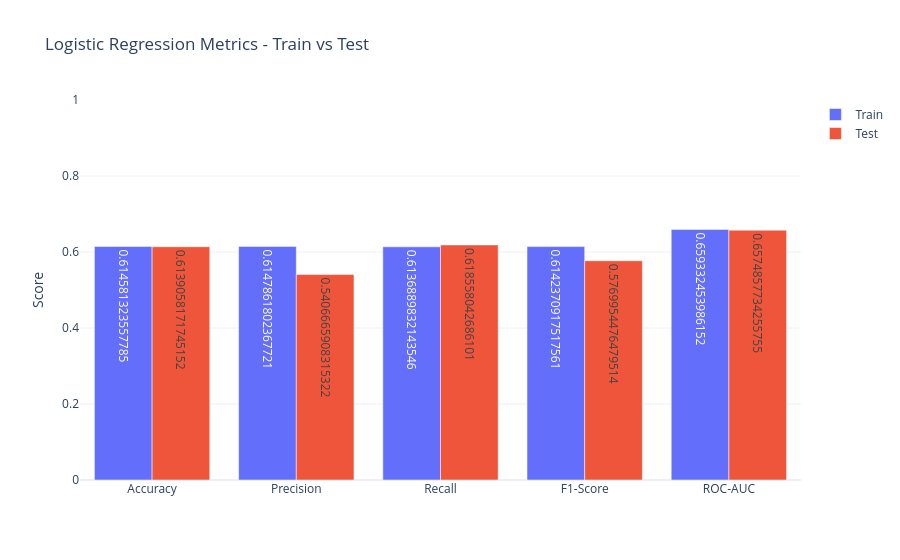

Notebook cell for this chart:
### Code cell
import plotly.graph_objects as go
import pandas as pd

# Prepare metrics data
train_metrics_lr = {
    'Accuracy': metrics['train_accuracy'],
    'Precision': metrics['train_precision'],
    'Recall': metrics['train_recall'],
    'F1-Score': metrics['train_f1'],
    'ROC-AUC': metrics['train_roc_auc']
}

test_metrics_lr = {
    'Accuracy': metrics['test_accuracy'],
    'Precision': metrics['test_precision'],
    'Recall': metrics['test_recall'],
    'F1-Score': metrics['test_f1'],
    'ROC-AUC': metrics['test_roc_auc']
}

metrics_df = pd.DataFrame({
    'Metric': list(train_metrics_lr.keys()),
    'Train': list(train_metrics_lr.values()),
    'Test': list(test_metrics_lr.values())
})

# Create interactive grouped bar chart
fig = go.Figure(data=[
    go.Bar(name='Train', x=metrics_df['Metric'], y=metrics_df['Train'], text=metrics_df['Train'], textposition='auto'),
    go.Bar(name='Test', x=metrics_df['Metric'], y=metrics_df['Test'], text=metrics_df['Test'], textposition='auto')
])

# Customize layout
fig.update_layout(
    title='Logistic Regression Metrics - Train vs Test',
    yaxis=dict(title='Score', range=[0,1]),
    barmode='group',
    template='plotly_white'
)

fig.show()

### Figure 1 — Plotly figure (JSON) as saved in the notebook; plotly's stock layout.template omitted (floating-point values rounded to 4 significant figures)
{"data": [{"name": "Train", "text": [0.6146, 0.6148, 0.6137, 0.6142, 0.6593], "textposition": "auto", "type": "bar", "x": ["Accuracy", "Precision", "Recall", "F1-Score", "ROC-AUC"], "y": [0.6146, 0.6148, 0.6137, 0.6142, 0.6593]}, {"name": "Test", "text": [0.6139, 0.5407, 0.6186, 0.577, 0.6575], "textposition": "auto", "type": "bar", "x": ["Accuracy", "Precision", "Recall", "F1-Score", "ROC-AUC"], "y": [0.6139, 0.5407, 0.6186, 0.577, 0.6575]}], "layout": {"barmode": "group", "title": {"text": "Logistic Regression Metrics - Train vs Test"}, "yaxis": {"range": [0, 1], "title": {"text": "Score"}}}}
